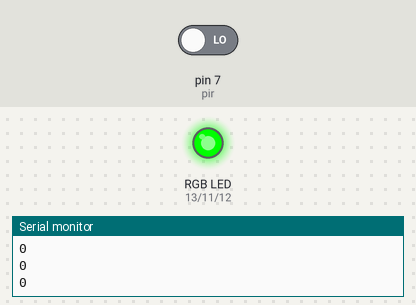
The sketch below on a simulated Arduino Uno, built with avr-gcc and run on an emulated ATmega328P. On the bench: an RGB LED mixed from three pins (HIGH = lit), the last lines printed to the serial monitor. Inputs (shaded band) come from the test bench; at power-on: pin 7 (pir) LOW.

Above: at 1.2 s.
1.3 s: pin 7 (pir) driven HIGH
At 2.7 s:
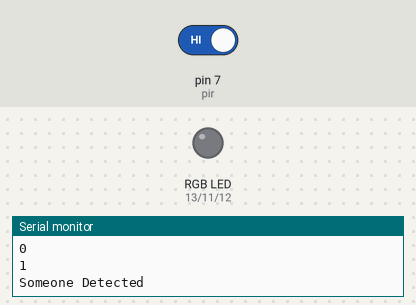
At 4.3 s:
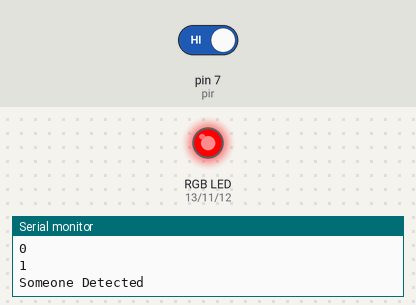
Timing chart, 0 to 10.3 s (numbered marks = the images above; inputs shaded):
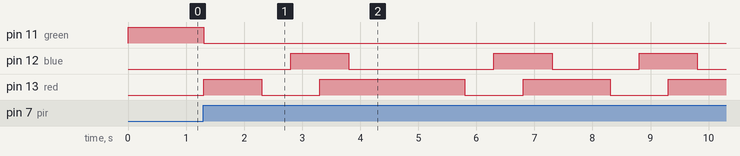

The sketch:

Interfacing_PIR_Sensor.ino
```cpp
/*
  Interfacing PIR sensor with Arduino.

  Things Required:
    1. Arduino Uno
    2. Data Cable
    3. PIR Motion Sensor
    4. RGB Led
    5. 1k OHM resistor

  Connections:
   PIR VCC -----> Arduino VCC
   PIR GND -----> Arduino GND
   PIR SGN -----> Arduino PIN 7

   RGB RED -----> Arduino PIN 13
   RGB BLU -----> Arduino PIN 12
   RGB GRN -----> Arduino PIN 11
   RGB GND -----> Arduino GND

  Demo link: https://www.tinkercad.com/things/0n63d3Rt4Mf
  (by Ddhruv Arora)
*/

#define red 13
#define blue 12
#define green 11
#define pir 7

void setup() {
  Serial.begin(9600);

  pinMode(pir, INPUT);
  pinMode(red, OUTPUT);
  pinMode(blue, OUTPUT);
  pinMode(green, OUTPUT);

  digitalWrite(red, LOW);
  digitalWrite(blue, LOW);
  digitalWrite(green, LOW);

  Serial.println("Security System ON");
}

int pirVal = 0;

void loop() {

  pirVal = digitalRead(pir);
  Serial.println(pirVal);

  if (pirVal == 1) {
    digitalWrite(green, LOW);
    Serial.println("Someone Detected");

    digitalWrite(red, HIGH);
    delay(500);
    digitalWrite(blue, LOW);
    delay(500);
    digitalWrite(red, LOW);
    delay(500);
    digitalWrite(blue, HIGH);
    delay(500);
    digitalWrite(red, HIGH);
    delay(500);
    digitalWrite(blue, LOW);
    delay(1000);
    digitalWrite(red, HIGH);
    delay(500);
    digitalWrite(blue, LOW);
    delay(500);
    digitalWrite(red, LOW);
    delay(500);
    digitalWrite(blue, HIGH);
    delay(500);
    digitalWrite(red, HIGH);
    delay(500);
    digitalWrite(blue, LOW);
  }


  else {
    digitalWrite(red, LOW);
    digitalWrite(blue, LOW);
    digitalWrite(green, HIGH);
    delay(10);
  }
}
```

Measured:
- after the input at 1.3 s, pin 11 (green): HIGH → LOW at once; pin 12 (blue): goes HIGH 1.0 s, LOW 2.5 s, HIGH 1.0 s, LOW 1.5 s, HIGH 1.0 s, then LOW, starting after 1.5 s; pin 13 (red): goes HIGH 1.0 s, LOW 1.0 s, HIGH 2.5 s, LOW 1.0 s, HIGH 1.5 s, LOW 1.0 s, then HIGH, starting at once
